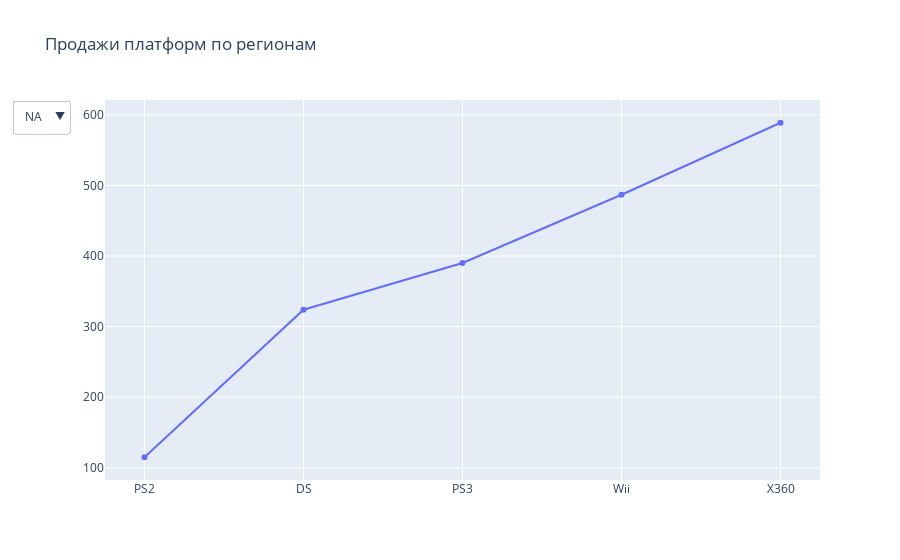

Source (notebook cell):
### Markdown cell above
##### Определите для пользователя каждого региона (NA, EU, JP):
- Самые популярные платформы (топ-5). Опишите различия в долях продаж.

### Code cell
traces = []
for region in ["na", "eu", "jp"]:
    traces.append(
        go.Scatter(
            x=df.groupby('platform')[region+'_sales'].sum().sort_values()[-5:].index.tolist(), 
            y=df.groupby('platform')[region+'_sales'].sum().sort_values()[-5:],
            name = region, 
            visible = (region == 'na'))
    )
    
layout = go.Layout(
    title="Продажи платформ по регионам",
    updatemenus=list([
        dict(
            x=-0.05,
            y=1,
            yanchor='top',
            buttons=list([
                dict(
                    args=['visible', [True] + [False]*3],
                    label='NA',
                    method='restyle'
                ),
                dict(
                    args=['visible', [False] + [True] + [False]*2],
                    label='EU',
                    method='restyle'
                ),
                dict(
                    args=['visible', [False]*2 + [True] + [False]],
                    label='JP',
                    method='restyle'
                )
            ]),
        )
    ]),
)

fig = {'data': traces, 'layout': layout}
iplot(fig, show_link=False)

### Figure 1 — Plotly figure (JSON) as saved in the notebook; plotly's stock layout.template omitted (floating-point values rounded to 4 significant figures)
{"data": [{"name": "na", "type": "scatter", "visible": true, "x": ["PS2", "DS", "PS3", "Wii", "X360"], "y": [114.9, 324.0, 390.1, 486.9, 588.8]}, {"name": "eu", "type": "scatter", "visible": false, "x": ["PS4", "DS", "Wii", "X360", "PS3"], "y": [141.1, 143.0, 258.3, 267.9, 327.2]}, {"name": "jp", "type": "scatter", "visible": false, "x": ["Wii", "PSP", "PS3", "3DS", "DS"], "y": [68.28, 70.63, 79.41, 100.6, 141.5]}], "layout": {"title": {"text": "Продажи платформ по регионам"}, "updatemenus": [{"buttons": [{"args": ["visible", [true, false, false, false]], "label": "NA", "method": "restyle"}, {"args": ["visible", [false, true, false, false]], "label": "EU", "method": "restyle"}, {"args": ["visible", [false, false, true, false]], "label": "JP", "method": "restyle"}], "x": -0.05, "y": 1, "yanchor": "top"}]}}
